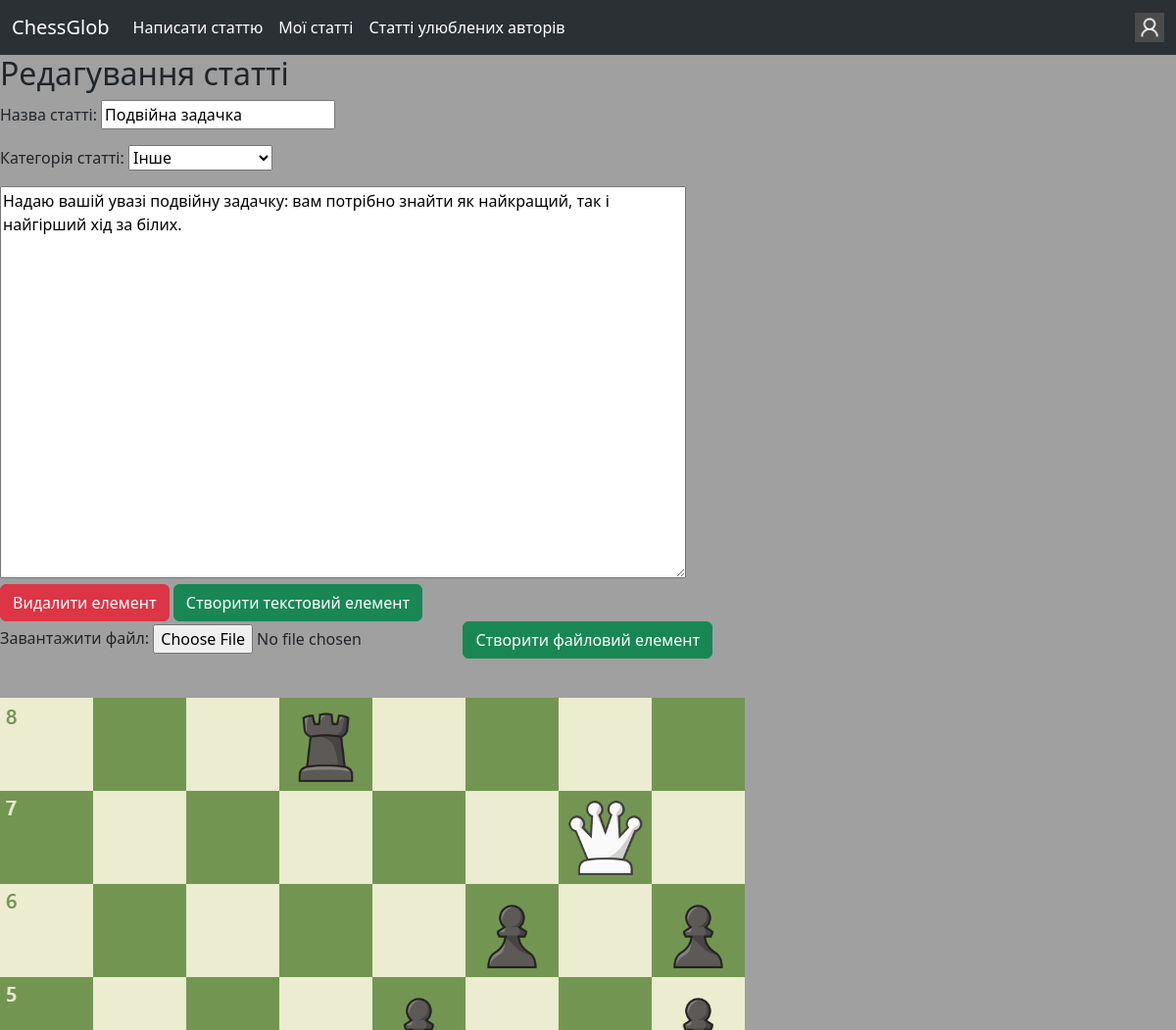
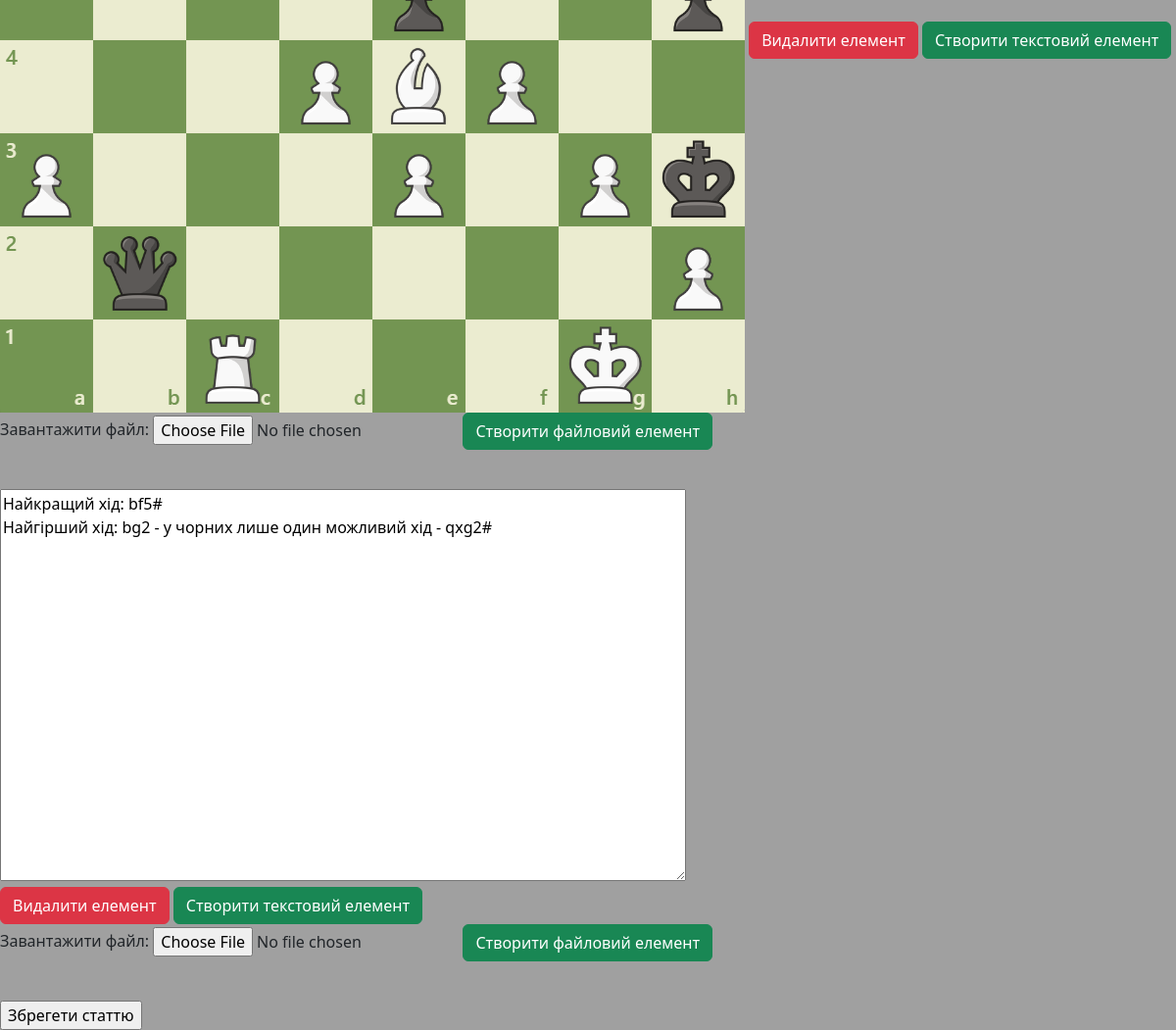
Page /redact_article/5 (signed in) on the committed database (2 pictures, top to bottom).
### blog/models.py (models this page shows, shortened)
class Article(models.Model):
    class Categories(models.TextChoices):
        other = "Інше"
        debut = "Дебют"
        middle_game = "Мітельшпіль"
        end_game = "Ендшпіль"
        history = "Історія шахів"
        etude = "Шахові задачки"
    author = models.ForeignKey(MyUser, models.CASCADE)
    name = models.CharField(max_length=32)
    category = models.CharField(choices=Categories.choices, default=Categories.other)
    created_time = models.DateTimeField()
    elements_num = models.IntegerField(default=1)

class TextArticleElement(models.Model):
    article = models.ForeignKey(Article, models.CASCADE)
    num = models.IntegerField()
    t = "text" #t - type. Потрібно, щоб відрізняти TextArticleElement від FileArticleElement
    text = models.TextField()

class FileArticleElement(models.Model):
    article = models.ForeignKey(Article, models.CASCADE)
    num = models.IntegerField()
    t = "file" #t - type. Потрібно, щоб відрізняти TextArticleElement від FileArticleElement
    file = models.FileField(upload_to="articles_media")

### blog/views.py (the view, shortened to what this page needs)
# urls.py: path("redact_article/<int:article_pk>", views.redact_article, name="redact_article"),
@login_required
def redact_article(request, article_pk):
    if not models.Article.objects.filter(pk=article_pk).exists():
        return redirect("/eror?eror_text=Статті з таким pk не існує.")
    article = models.Article.objects.get(pk=article_pk)
    if request.user != article.author:
        return redirect("/eror?eror_text=Ви не можете редагувати чужі статті.")
    if request.method == "GET":
        text_elements = list(models.TextArticleElement.objects.filter(article=article_pk))
        file_elements = list(models.FileArticleElement.objects.filter(article=article_pk))
        elements = sorted(text_elements+file_elements, key=lambda element: element.num)
        return render(request, "blog/redact_article.html",
            {"article":article, "elements":elements, "categories":[choice.value for choice in models.Article.Categories]})

### blog/templatetags/custom_tags.py (called while the page is built)
@register.filter("endswith")
def endswith(value, arg): return value.lower().endswith(arg.lower())

### templates/blog/redact_article.html (shortened to what this page needs)
{% extends "base.html" %}
{% load static %}
{% load custom_tags %}
{% block body %}
<h2>Редагування статті</h2>
<form method="post" id="myForm" enctype="multipart/form-data">
    <p>Назва статті: <input type="text" name="name" value="{{ article.name }}" maxlength="32" required></p>
    <p>Категорія статті: <select name="category">
        {% for category in categories %}
        <option value="{{ category }}">{{ category }}</option>
        {% endfor %}
        </select>
    </p>
    {% for element in elements %}
        {% if element.t == "text" %}
        <textarea style="resize: both; width: 700px; height: 400px;" name="{{ element.num }}" required>{{ element.text }}</textarea>
        <br>
        {% else %}
            {% if element.file.url|endswith:".png" or element.file.url|endswith:".jpg" %}
            <img src="{{ element.file.url }}" alt="Картинка">
            {% elif element.file.url|endswith:".mp4" %}
            <video width="320" height="240" controls>
                <source src="{{ element.file.url }}" type="video/mp4">
                На жаль, ваш браузер не підтримує відео
            </video>
            {% else %}
            <a href="{{ element.file.url }}">Завантажити файл</a>
            {% endif %}
        {% endif %}
        <a class="btn btn-danger" onclick="submitTo('{% url 'blog:redact_article' article.pk %}?crud=delete&num={{ element.num }}&t={{ element.t }}')" role="button">Видалити елемент</a>
        <a class="btn btn-success" onclick="submitTo('{% url 'blog:redact_article' article.pk %}?crud=create&num={{ element.num }}&t=text')" role="button">Створити текстовий елемент</a>
        <p>Завантажити файл: <input type="file" name="new_file"> <a class="btn btn-success" onclick="submitTo('{% url 'blog:redact_article' article.pk %}?crud=create&num={{ element.num }}&t=file')" role="button">Створити файловий елемент</a></p>
        <br>
    {% endfor %}
    <input type="submit" value="Збрегети статтю">
</form>
{% endblock %}

### templates/base.html (style rules this page uses)
body { background-color: rgb(160, 160, 160); }

### rows in the picture
Article: name "Подвійна задачка"
TextArticleElement: num "Надаю вашій увазі подвійну задачку: вам потрібно знайти як найкращий, так і найгірший хід за білих."
FileArticleElement: file (picture)
TextArticleElement: num "Найкращий хід: bf5# Найгірший хід: bg2 - у чорних лише один можливий хід - qxg2#"

### other values in the picture
form field category "Інше"
